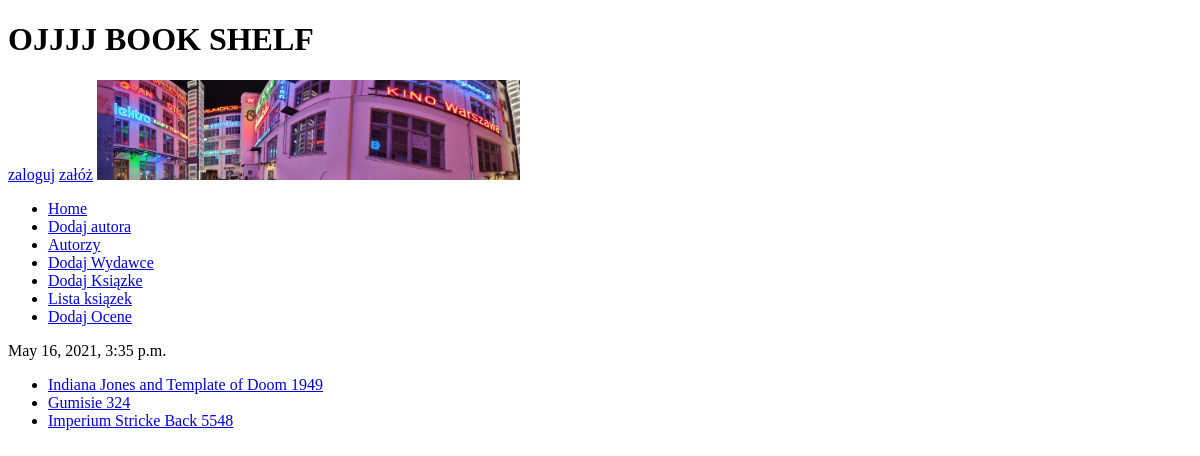
Before: /book_list/ with the older database file.
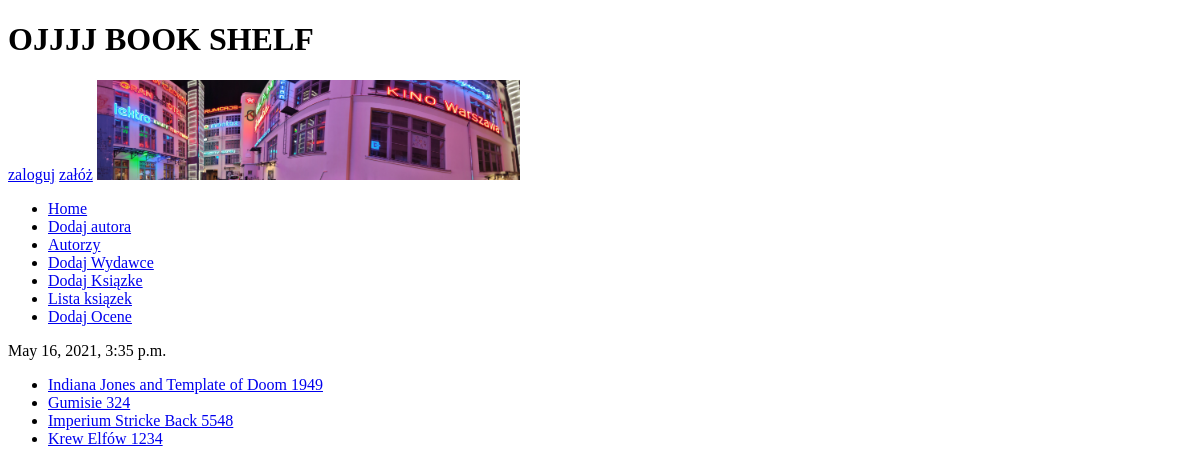
After: the same page with the newer database file.
### bookshelf/models.py (models this page shows)
class Book(models.Model):
    title = models.CharField(max_length=64)
    year = models.IntegerField()
    publisher = models.ForeignKey(Publisher, on_delete=models.CASCADE)
    author = models.ForeignKey(Author, on_delete=models.CASCADE)
    def __str__(self):
        return f"{self.title} {self.year}"
    def get_absolute_url(self):
        return reverse("update_book", args=(self.pk,))

### bookshelf/views.py (the view)
# urls.py: path("book_list/", views.ListBookView.as_view(), name='book_list'),
class ListBookView(ListView):
    model = Book
    name = "Book"
    template_name = 'list_view.html'
    def get_context_data(self, *, object_list=None, **kwargs):
        c = super().get_context_data(object_list=None, **kwargs)
        return c

### bookshelf/cp.py (called while the page is built)
def get_date(request):
    return {'data':datetime.now()}

### templates/list_view.html (shortened to what this page needs)
{% extends 'base.html' %}
{% block zawartosc %}
    <ul>
    {% for obj in object_list %}
        <li> <a href="{{ obj.get_absolute_url }}"> {{ obj }}</a></li>
    {% endfor %}
    </ul>
{% endblock %}

Changed rows visible on the page:
added Book: title+year "Krew Elfów 1234"
